Frame 1 (no input): blank canvas, image omitted
Frame 60 (no input): blank canvas, image omitted
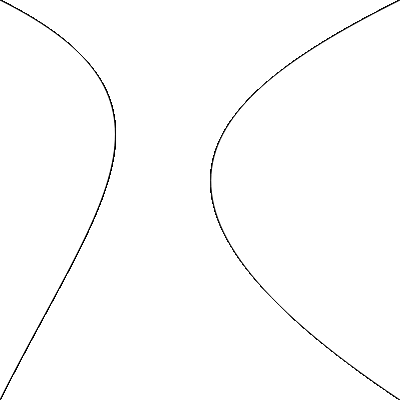
Frame 120 (the mouse pressed at the canvas centre since frame 60)

The p5.js sketch whose frames 1 and 60 were blank and that drew this single picture after the mouse press (run headless with seeded random() and noise() and a simulated clock; from frame 60 on, the mouse is pressed at the canvas centre):

// p5.js sketch
// ── sketch.js
// Varaibles ~~~~~~~~~~~~~~~~~~~~
//canvas size
var canvasX = 400;
var canvasY = 400;

// END Varaibles ~~~~~~~~~~~~~~~~~

function setup() {
  createCanvas(canvasX, canvasY);
}

function draw() {
  if (mouseIsPressed) {
    //left
    bezier(0, 0, mouseX, canvasX / 4, canvasY / 4, mouseY,0, canvasY);
    
    //right
    bezier(canvasX, 0, mouseX, canvasX / 4, canvasY / 4, mouseY,canvasX, canvasY);
  }
  
}
